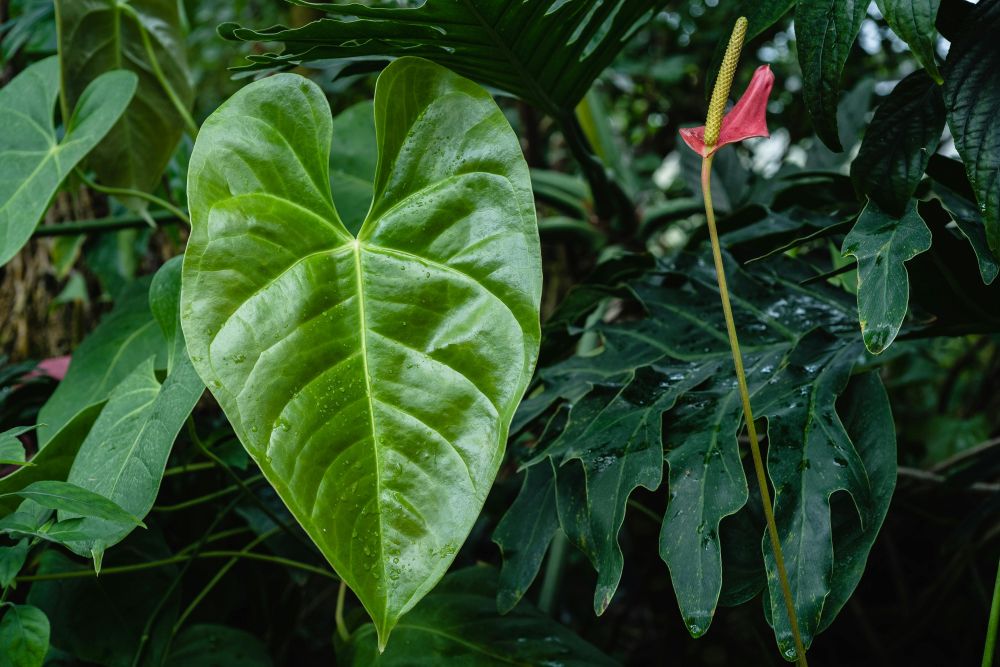
#> input picture plant_leaf.jpg, 4000 x 2667 px, found by its file name (shown at 1/4 size)
$ python plantplant.py   (older library calls are emulated)
#> lines starting #> are read from the running program, lines starting #| are printed output that depends on the picture; after the words box and inside, x2 and y2 are one past the last pixel; in counts of white or black regions, pixels touching at a corner belong together
import cv2
import numpy as np
from skimage.feature import graycomatrix, graycoprops
from sklearn.cluster import KMeans
import matplotlib.pyplot as plt

# Function to extract GLCM texture features
def extract_glcm_features(image):
    glcm = graycomatrix(image, distances=[5], angles=[0], levels=256, symmetric=True, normed=True)
    contrast = graycoprops(glcm, 'contrast')[0, 0]
    dissimilarity = graycoprops(glcm, 'dissimilarity')[0, 0]
    homogeneity = graycoprops(glcm, 'homogeneity')[0, 0]
    energy = graycoprops(glcm, 'energy')[0, 0]
    correlation = graycoprops(glcm, 'correlation')[0, 0]
    return np.array([contrast, dissimilarity, homogeneity, energy, correlation])

# Function to apply various effects
def enhance_image(image):
    # 1. Gaussian Blur
    blurred_image = cv2.GaussianBlur(image, (5, 5), 0)

    # 2. Adaptive Thresholding
    adaptive_thresh = cv2.adaptiveThreshold(image, 255, cv2.ADAPTIVE_THRESH_MEAN_C,
                                            cv2.THRESH_BINARY, 11, 2)

    # 3. Canny Edge Detection
    edges = cv2.Canny(image, 100, 200)

    # 4. Contours Detection
    contours, _ = cv2.findContours(edges.copy(), cv2.RETR_EXTERNAL, cv2.CHAIN_APPROX_SIMPLE)
    contour_image = np.copy(image)
    cv2.drawContours(contour_image, contours, -1, (255, 0, 0), 2)  # Blue contours

    return blurred_image, adaptive_thresh, edges, contour_image

# Function for texture segmentation using K-means
def texture_segmentation(image):
    pixels = image.reshape(-1, 1)  # Flatten the image for clustering
    kmeans = KMeans(n_clusters=2, random_state=0).fit(pixels)
    segmented_image = kmeans.labels_.reshape(image.shape)
    return segmented_image

# Load an image (replace with your path)
image = cv2.imread("C:/Users/9254g/Downloads/Real-Time-Face-Recognition-master/Real-Time-Face-Recognition-master/plant_leaf.jpg", cv2.IMREAD_GRAYSCALE)
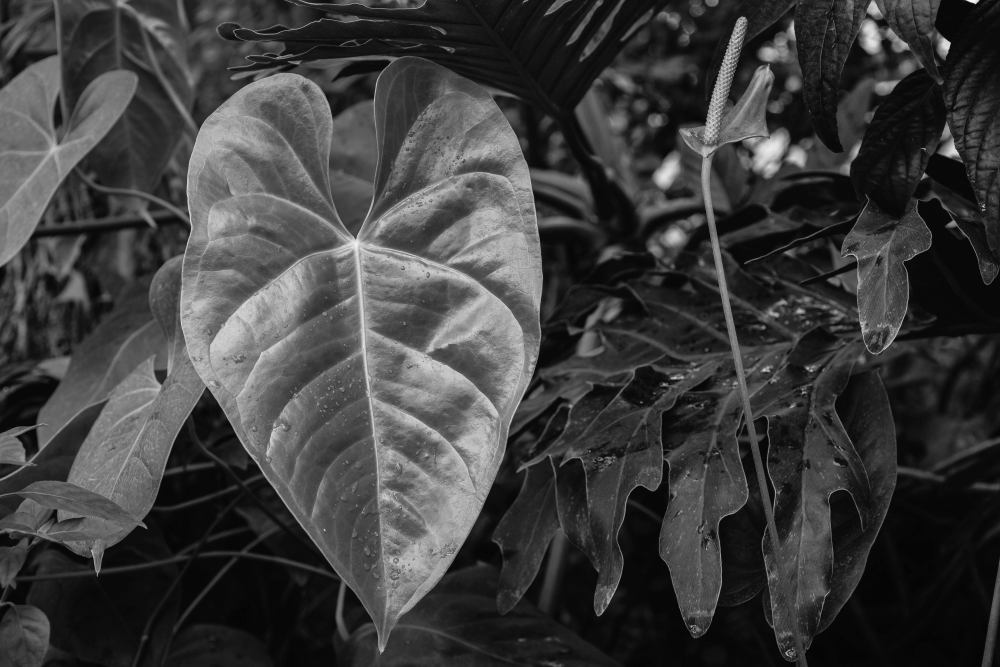
#> image: shape (2667, 4000) (shown at 1/4 size); min 0, max 255, mean 61.3

# Resize for faster processing
image = cv2.resize(image, (200, 200))
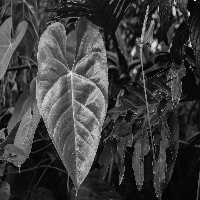
#> image: shape (200, 200); min 3, max 245, mean 61.2

# Step 1: Extract GLCM features from the image
texture_features = extract_glcm_features(image)
#> in extract_glcm_features, `contrast = graycoprops(glcm, 'contrast')[0, 0]`: contrast = 2161.4
#> in extract_glcm_features, `dissimilarity = graycoprops(glcm, 'dissimilarity')[0, 0]`: dissimilarity = 32.51
#> in extract_glcm_features, `homogeneity = graycoprops(glcm, 'homogeneity')[0, 0]`: homogeneity = 0.0712
#> in extract_glcm_features, `energy = graycoprops(glcm, 'energy')[0, 0]`: energy = 0.0162
#> in extract_glcm_features, `correlation = graycoprops(glcm, 'correlation')[0, 0]`: correlation = 0.531
#> texture_features = [2161.4, 32.51, 0.0712, 0.0162, 0.531]

# Step 2: Apply K-means texture-based segmentation
segmented_image = texture_segmentation(image)
#> in texture_segmentation, `segmented_image = kmeans.labels_.reshape(image.shape)`:
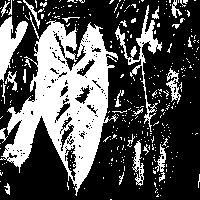
#> segmented_image: shape (200, 200) int32; values 0 (black) and 1 (white), 32.9% white; 345 white regions (319 under 20 px), largest, box (x1, y1, x2, y2) and area: (0, 12, 118, 196) 9046, (115, 5, 162, 132) 899, (0, 16, 28, 82) 846

# Apply additional effects
blurred_image, adaptive_thresh, edges_image, contour_image = enhance_image(image)
#> in enhance_image, `blurred_image = cv2.GaussianBlur(image, (5, 5), 0)`:
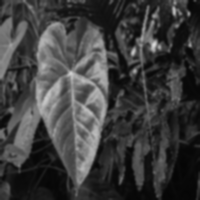
#> blurred_image: shape (200, 200); min 5, max 216, mean 61.2
#> in enhance_image, `adaptive_thresh = cv2.adaptiveThreshold(image, 255, cv2.ADAPTIVE_THRES..`:
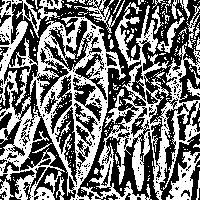
#> adaptive_thresh: shape (200, 200); 46.6% white; 241 white regions (214 under 20 px), largest, box (x1, y1, x2, y2) and area: (0, 0, 200, 200) 15456, (166, 151, 200, 200) 705, (74, 0, 125, 33) 365
#> in enhance_image, `edges = cv2.Canny(image, 100, 200)`:
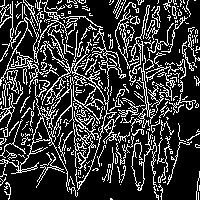
#> edges: shape (200, 200); 22.1% white in thin lines or dots
#> in enhance_image, `contours, _ = cv2.findContours(edges.copy(), cv2.RETR_EXTERNAL, cv2.CH..`: contours = 289 contours, 263 with area under 20; largest, box (x1, y1, x2, y2) and area: (0, 0, 126, 192) 1232, (115, 9, 139, 69) 244, (129, 5, 150, 74) 84, (0, 93, 15, 137) 82, (148, 72, 176, 113) 73
#> in enhance_image, `cv2.drawContours(contour_image, contours, -1, (255, 0, 0), 2)`:
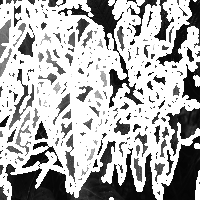
#> contour_image: shape (200, 200); min 5, max 255, mean 173.9

# Display the results
plt.figure(figsize=(15, 12))

# Displaying the effects
plt.subplot(2, 3, 1)
plt.title("Original Image")
plt.imshow(image, cmap='gray')

plt.subplot(2, 3, 2)
plt.title("Gaussian Blurred Image")
plt.imshow(blurred_image, cmap='gray')

plt.subplot(2, 3, 3)
plt.title("Adaptive Thresholding")
plt.imshow(adaptive_thresh, cmap='gray')

plt.subplot(2, 3, 4)
plt.title("Edge Detection (Canny)")
plt.imshow(edges_image, cmap='gray')

plt.subplot(2, 3, 5)
plt.title("Contour Detection")
plt.imshow(contour_image, cmap='gray')

plt.subplot(2, 3, 6)
plt.title("Segmented Image")
plt.imshow(segmented_image, cmap='gray')

plt.tight_layout()
plt.show()
